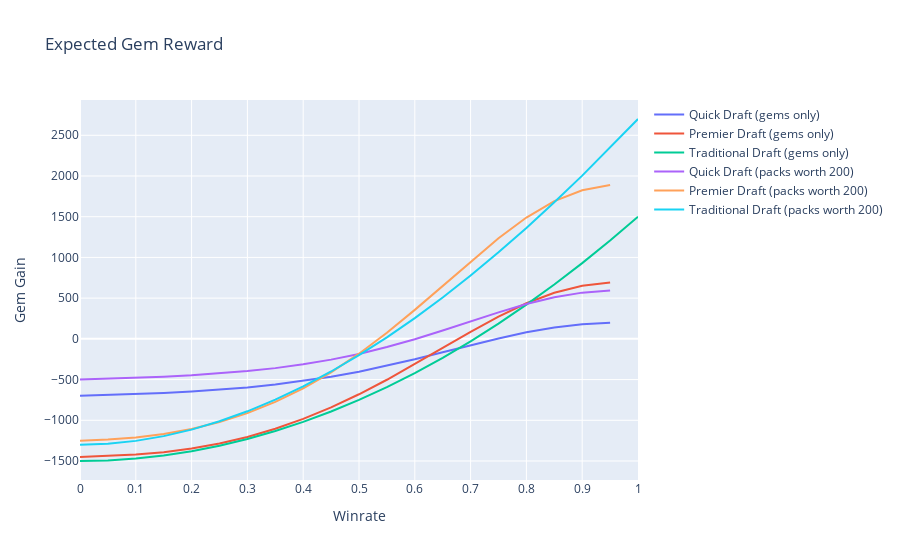

This figure's notebook cell:
### Code cell
import plotly.graph_objects as go
from plotly.offline import init_notebook_mode, iplot
from numpy import linspace, apply_along_axis, vectorize

init_notebook_mode(connected=True)

x = linspace(0, 1, 21)
    
fig = go.Figure(
    data=[
        go.Scatter(x=x, y=apply_along_axis(vectorize(quick_ev), 0, x, pack_value=0), name='Quick Draft (gems only)'),
        go.Scatter(x=x, y=apply_along_axis(vectorize(premier_ev), 0, x, pack_value=0), name='Premier Draft (gems only)'),
        go.Scatter(x=x, y=apply_along_axis(vectorize(traditional_ev), 0, x, pack_value=0), name='Traditional Draft (gems only)'),
        go.Scatter(x=x, y=apply_along_axis(vectorize(quick_ev), 0, x, pack_value=200), name='Quick Draft (packs worth 200)'),
        go.Scatter(x=x, y=apply_along_axis(vectorize(premier_ev), 0, x, pack_value=200), name='Premier Draft (packs worth 200)'),
        go.Scatter(x=x, y=apply_along_axis(vectorize(traditional_ev), 0, x, pack_value=200), name='Traditional Draft (packs worth 200)')
    ],
    layout=go.Layout(
        title="Expected Gem Reward",
        xaxis=dict(title='Winrate', range=[0, 1], dtick=0.1),
        yaxis=dict(title='Gem Gain')
   )
)
iplot(fig)

### Figure 1 — Plotly figure (JSON) as saved in the notebook; plotly's stock layout.template omitted (floating-point values rounded to 4 significant figures)
{"data": [{"name": "Quick Draft (gems only)", "type": "scatter", "x": [0, 0.05, 0.1, 0.15, 0.2, 0.25, 0.3, 0.35, 0.4, 0.45, 0.5, 0.55, 0.6, 0.65, 0.7, 0.75, 0.8, 0.85, 0.9, 0.95, 1], "y": [-700, -691.3, -680.1, -665.9, -648.0, -625.4, -597.0, -561.6, -518.0, -465.2, -402.7, -330.9, -251.0, -165.5, -78.33, 5.432, 79.85, 139.0, 178.3, 196.8, null]}, {"name": "Premier Draft (gems only)", "type": "scatter", "x": [0, 0.05, 0.1, 0.15, 0.2, 0.25, 0.3, 0.35, 0.4, 0.45, 0.5, 0.55, 0.6, 0.65, 0.7, 0.75, 0.8, 0.85, 0.9, 0.95, 1], "y": [-1450, -1440.0, -1422.0, -1392.0, -1347.0, -1285.0, -1205.0, -1104.0, -983.1, -841.5, -680.5, -502.2, -310.7, -111.7, 86.41, 273.5, 437.6, 567.0, 652.7, 692.9, null]}, {"name": "Traditional Draft (gems only)", "type": "scatter", "x": [0, 0.05, 0.1, 0.15, 0.2, 0.25, 0.3, 0.35, 0.4, 0.45, 0.5, 0.55, 0.6, 0.65, 0.7, 0.75, 0.8, 0.85, 0.9, 0.95, 1], "y": [-1500, -1492.0, -1470, -1432.0, -1380, -1312.0, -1230, -1132.0, -1020.0, -892.5, -750.0, -592.5, -420.0, -232.5, -30.0, 187.5, 420.0, 667.5, 930.0, 1208.0, 1500]}, {"name": "Quick Draft (packs worth 200)", "type": "scatter", "x": [0, 0.05, 0.1, 0.15, 0.2, 0.25, 0.3, 0.35, 0.4, 0.45, 0.5, 0.55, 0.6, 0.65, 0.7, 0.75, 0.8, 0.85, 0.9, 0.95, 1], "y": [-500, -491.3, -480.1, -465.9, -447.9, -425.1, -396.1, -359.4, -313.0, -255.2, -184.8, -101.0, -4.62, 102.0, 214.2, 325.6, 427.5, 510.8, 567.7, 595.1, null]}, {"name": "Premier Draft (packs worth 200)", "type": "scatter", "x": [0, 0.05, 0.1, 0.15, 0.2, 0.25, 0.3, 0.35, 0.4, 0.45, 0.5, 0.55, 0.6, 0.65, 0.7, 0.75, 0.8, 0.85, 0.9, 0.95, 1], "y": [-1250, -1237.0, -1211.0, -1168.0, -1106.0, -1022.0, -912.0, -774.9, -608.1, -410.4, -182.0, 75.01, 355.8, 651.9, 950.9, 1237.0, 1490.0, 1691.0, 1825.0, 1889.0, null]}, {"name": "Traditional Draft (packs worth 200)", "type": "scatter", "x": [0, 0.05, 0.1, 0.15, 0.2, 0.25, 0.3, 0.35, 0.4, 0.45, 0.5, 0.55, 0.6, 0.65, 0.7, 0.75, 0.8, 0.85, 0.9, 0.95, 1], "y": [-1300, -1288.0, -1253.0, -1195.0, -1114.0, -1013.0, -889.6, -746.3, -583.2, -400.9, -200.0, 18.9, 255.2, 508.3, 777.6, 1062.0, 1362.0, 1677.0, 2005.0, 2346.0, 2700]}], "layout": {"title": {"text": "Expected Gem Reward"}, "xaxis": {"dtick": 0.1, "range": [0, 1], "title": {"text": "Winrate"}}, "yaxis": {"title": {"text": "Gem Gain"}}}}
